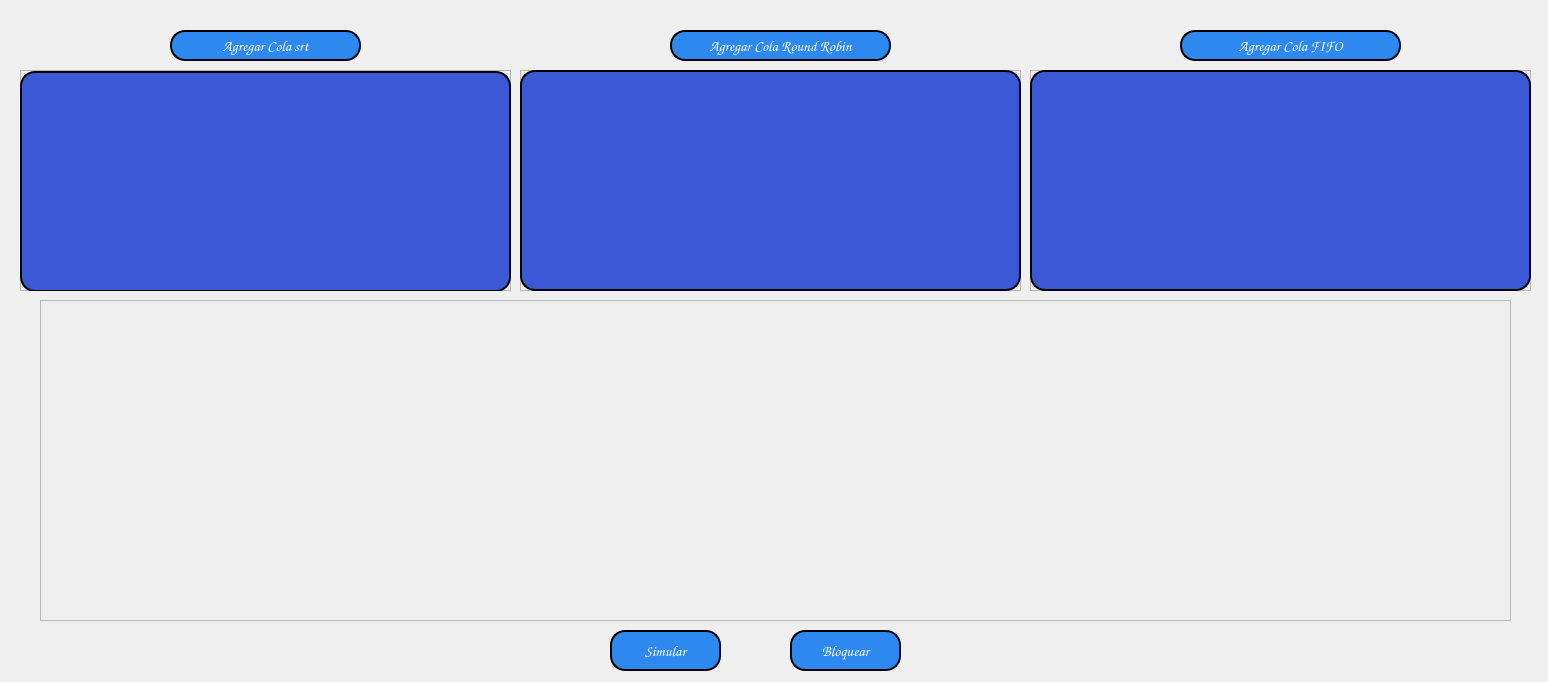
<?xml version="1.0" encoding="UTF-8"?>
<ui version="4.0">
 <class>MainWindow</class>
 <widget class="QMainWindow" name="MainWindow">
  <property name="geometry">
   <rect>
    <x>0</x>
    <y>0</y>
    <width>1548</width>
    <height>682</height>
   </rect>
  </property>
  <property name="windowTitle">
   <string>MainWindow</string>
  </property>
  <property name="styleSheet">
   <string notr="true">*{
 
	font-family: Comic Sans Ms;
	background-image:url(:/imagenes/imagenes/HD-wallpaper-abstract-colorful-colors-pattern-thumbnail.jpg);
}

QPushButton{
   background:#2d89ef;
   color: white;
   border: 2px solid;
   border-radius:15px;
   font-size:15px;		
}

QFrame{
    /*background: rgb(0, 0, 0) transparent;
	border:transparent;*/
}

QTableView {
    color: white;
    font-size:14px;
	background: rgb(59, 89, 213);
   border: 2px solid;
   border-radius:15px;
   
}


QHeaderView{
  qproperty-defaultAlignment: AlignHCenter;
  background: rgb(59, 89, 213);
  font-weight: bold;
}

QComboBox{
   background:#2d89ef;
   color: white;
   border: 2px solid;
   border-radius:15px;
   font-size:15px;		
}

QLabel{
	background: rgb(0, 0, 0) transparent;	
	color:white;
	font-weight: 900;
	 font-size:18px;
}

</string>
  </property>
  <widget class="QWidget" name="centralwidget">
   <widget class="QPushButton" name="boton_bloquear">
    <property name="geometry">
     <rect>
      <x>790</x>
      <y>630</y>
      <width>111</width>
      <height>41</height>
     </rect>
    </property>
    <property name="text">
     <string>Bloquear</string>
    </property>
   </widget>
   <widget class="QPushButton" name="boton_simular">
    <property name="geometry">
     <rect>
      <x>610</x>
      <y>630</y>
      <width>111</width>
      <height>41</height>
     </rect>
    </property>
    <property name="text">
     <string>Simular</string>
    </property>
   </widget>
   <widget class="QPushButton" name="boton_agregarSrt">
    <property name="geometry">
     <rect>
      <x>170</x>
      <y>30</y>
      <width>191</width>
      <height>31</height>
     </rect>
    </property>
    <property name="text">
     <string>Agregar Cola srt</string>
    </property>
   </widget>
   <widget class="QFrame" name="frame_2">
    <property name="geometry">
     <rect>
      <x>520</x>
      <y>70</y>
      <width>501</width>
      <height>221</height>
     </rect>
    </property>
    <property name="frameShape">
     <enum>QFrame::StyledPanel</enum>
    </property>
    <property name="frameShadow">
     <enum>QFrame::Raised</enum>
    </property>
    <widget class="QTableWidget" name="tableWidget_2">
     <property name="geometry">
      <rect>
       <x>0</x>
       <y>0</y>
       <width>501</width>
       <height>221</height>
      </rect>
     </property>
    </widget>
   </widget>
   <widget class="QFrame" name="frame">
    <property name="geometry">
     <rect>
      <x>20</x>
      <y>70</y>
      <width>491</width>
      <height>221</height>
     </rect>
    </property>
    <property name="frameShape">
     <enum>QFrame::StyledPanel</enum>
    </property>
    <property name="frameShadow">
     <enum>QFrame::Raised</enum>
    </property>
    <widget class="QTableWidget" name="tableWidget">
     <property name="geometry">
      <rect>
       <x>0</x>
       <y>1</y>
       <width>491</width>
       <height>221</height>
      </rect>
     </property>
    </widget>
   </widget>
   <widget class="QFrame" name="frame_3">
    <property name="geometry">
     <rect>
      <x>40</x>
      <y>300</y>
      <width>1471</width>
      <height>321</height>
     </rect>
    </property>
    <property name="frameShape">
     <enum>QFrame::StyledPanel</enum>
    </property>
    <property name="frameShadow">
     <enum>QFrame::Raised</enum>
    </property>
   </widget>
   <widget class="QFrame" name="frame_4">
    <property name="geometry">
     <rect>
      <x>1030</x>
      <y>70</y>
      <width>501</width>
      <height>221</height>
     </rect>
    </property>
    <property name="frameShape">
     <enum>QFrame::StyledPanel</enum>
    </property>
    <property name="frameShadow">
     <enum>QFrame::Raised</enum>
    </property>
    <widget class="QTableWidget" name="tableWidget_4">
     <property name="geometry">
      <rect>
       <x>0</x>
       <y>0</y>
       <width>501</width>
       <height>221</height>
      </rect>
     </property>
    </widget>
   </widget>
   <widget class="QPushButton" name="boton_agregarRound">
    <property name="geometry">
     <rect>
      <x>670</x>
      <y>30</y>
      <width>221</width>
      <height>31</height>
     </rect>
    </property>
    <property name="text">
     <string>Agregar Cola Round Robin</string>
    </property>
   </widget>
   <widget class="QPushButton" name="boton_agregarFIFO">
    <property name="geometry">
     <rect>
      <x>1180</x>
      <y>30</y>
      <width>221</width>
      <height>31</height>
     </rect>
    </property>
    <property name="text">
     <string>Agregar Cola FIFO</string>
    </property>
   </widget>
  </widget>
 </widget>
 <resources>
  <include location="source.qrc"/>
 </resources>
 <connections/>
</ui>
